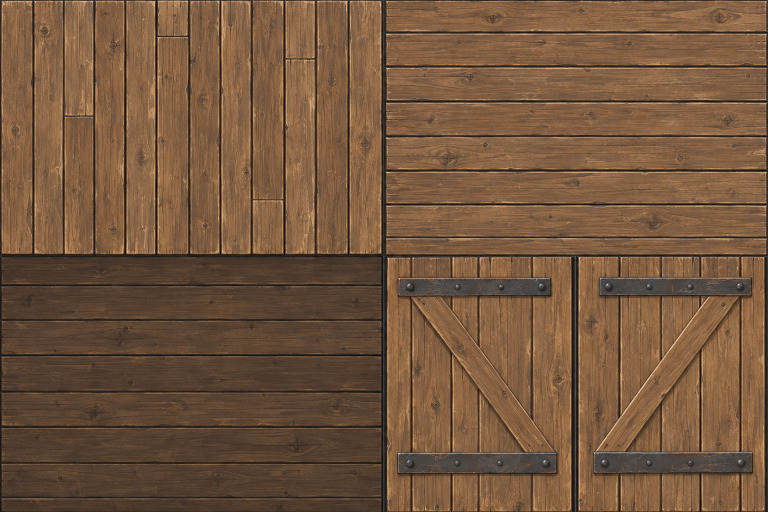
#> input picture wooden_food_shed_v1/source/generated_architecture.png, 1536 x 1024 px (shown at 1/2 size)
$ python build_asset.py
#> lines starting #> are read from the running program, lines starting #| are printed output that depends on the picture
#!/usr/bin/env python3
"""Deterministic shed construction + non-overlapping, area-proportional UV atlas.
Requires numpy, scipy, Pillow. No Blender dependency and no tiled shaders.
AI-authored source artwork is supplied in source/; this script only crops,
rectifies, resamples and composites that artwork onto distinct face islands.
"""
from __future__ import annotations
import io, json, math, struct, hashlib
from pathlib import Path
from collections import defaultdict
import numpy as np
from PIL import Image, ImageEnhance, ImageFilter, ImageDraw
from scipy.spatial import ConvexHull
from scipy.ndimage import gaussian_filter

ROOT=Path(__file__).resolve().parents[1]
S=4096
PAD=6
SURFACES=[]
COUNTS=defaultdict(int)


def norm(v):
    v=np.array(v,dtype=float);return v/max(float(np.linalg.norm(v)),1e-12)

def matrix_yaw(deg):
    a=math.radians(deg);return np.array([[math.cos(a),-math.sin(a),0],[math.sin(a),math.cos(a),0],[0,0,1]])

def face(name, verts, style='beam', grain=None, transform=None, meta=None):
    p=np.asarray(verts,float)
    n=norm(np.cross(p[1]-p[0],p[2]-p[0]))
    if np.linalg.norm(np.cross(p[1]-p[0],p[2]-p[0]))<1e-9:return
    if grain is None:
        if abs(n[2])>.8: grain=[1,0,0]
        elif abs(n[0])>.8: grain=[0,1,0]
        else: grain=[1,0,0]
    u=np.array(grain,float);u=u-n*np.dot(u,n)
    if np.linalg.norm(u)<1e-5:
        u=p[1]-p[0];u=u-n*np.dot(u,n)
    u=norm(u);v=norm(np.cross(n,u))
    # Prefer vertical upward on wall panels; positive local y on horizontal panels.
    if abs(n[2])<.8 and v[2]<-.001: u=-u;v=-v
    elif abs(n[2])>.8 and np.dot(v,[0,1,0])<-.001:u=-u;v=-v
    uv=np.array([[np.dot(q,u),np.dot(q,v)] for q in p]);mn=uv.min(0);mx=uv.max(0)
    wh=mx-mn
    if min(wh)<1e-7:return
    uv=(uv-mn)/wh
    if transform:
        r,t=transform;p=p@r.T+t;n=r@n;u=r@u;v=r@v
    COUNTS[name]+=1
    SURFACES.append(dict(name=name,id=f'{name}__{COUNTS[name]:03d}',p=p,n=n,t=u,b=v,uv=uv,w=float(wh[0]),h=float(wh[1]),style=style,meta=meta or {}))

def hull_faces(points):
    p=np.asarray(points,float);h=ConvexHull(p);groups={}
    for tri,eq in zip(h.simplices,h.equations):
        key=tuple(np.round(eq,6));groups.setdefault(key,set()).update(int(i) for i in tri)
    faces=[]
    for eq,ids in groups.items():
        n=np.array(eq[:3]);ids=list(ids);cen=p[ids].mean(0);u=norm(p[ids[0]]-cen);v=np.cross(n,u)
        ids.sort(key=lambda i:math.atan2(np.dot(p[i]-cen,v),np.dot(p[i]-cen,u)))
        poly=p[ids]
        if np.dot(np.cross(poly[1]-poly[0],poly[2]-poly[0]),n)<0:poly=poly[::-1]
        faces.append(poly)
    return faces

def box(name, center, size, style='beam', bevel=0., yaw=0., styles=None, transform=None):
    c=np.array(center,float);d=np.array(size,float)/2;points=[]
    if bevel>0:
        b=min(bevel,float(d.min())*.35)
        for sx in [-1,1]:
            for sy in [-1,1]:
                for sz in [-1,1]:
                    sig=np.array([sx,sy,sz])
                    for axis in range(3):
                        q=d-b;q[axis]=d[axis];points.append(q*sig)
    else:
        points=[np.array([sx,sy,sz])*d for sx in [-1,1] for sy in [-1,1] for sz in [-1,1]]
    rot=matrix_yaw(yaw)
    R,T=(rot,c) if transform is None else (transform[0]@rot,transform[0]@c+transform[1])
    grain=np.eye(3)[int(np.argmax(size))] if style in ['beam','beam_dark','woodedge'] else None
    for poly in hull_faces(points):
        n=norm(np.cross(poly[1]-poly[0],poly[2]-poly[0]))
        st=style
        if styles:
            a=int(np.argmax(abs(n)));key=['x','y','z'][a]+('+' if n[a]>0 else '-')
            st=styles.get(key,style)
        face(name,poly,st,grain=grain if st in ('beam','beam_dark','woodedge') else None,transform=(R,T))

def beam_between(name,a,b,width,depth=None,style='beam',bevel=0.):
    a=np.array(a,float);b=np.array(b,float);z=norm(b-a)
    helper=np.array([0,0,1.]) if abs(z[2])<.8 else np.array([1.,0,0])
    x=norm(np.cross(helper,z));y=np.cross(z,x);r=np.column_stack([x,y,z])
    box(name,[0,0,0],[width,depth or width,np.linalg.norm(b-a)],style,bevel=bevel,transform=(r,(a+b)/2))

def wall_side(name,x,inner):
    lo=-1.03;hi=1.18;bottom=.29
    # Slightly thick wedge, genuinely sloping at the top.
    points=[]
    for xx in [x-.065,x+.065]:
        for y,z in [(lo,bottom),(hi,bottom),(hi,2.59),(lo,3.035)]: points.append([xx,y,z])
    for poly in hull_faces(points):
        n=norm(np.cross(poly[1]-poly[0],poly[2]-poly[0]));out=(n[0]*x)>0
        face(name,poly,'wall_outer' if abs(n[0])>.9 and out else ('wall_inner' if abs(n[0])>.9 else 'woodedge'))

def cylinder(name,center,rings,segments=10,style='barrel',cap='lid',offset=0.,scale=(1,1),yaw=0):
    c=np.array(center,float);R=matrix_yaw(yaw);ringpts=[]
    for z,r in rings:
        ringpts.append(np.array([[r*math.cos(2*math.pi*i/segments+offset)*scale[0],r*math.sin(2*math.pi*i/segments+offset)*scale[1],z] for i in range(segments)]))
    height=rings[-1][0]-rings[0][0]
    for j in range(len(rings)-1):
        for i in range(segments):
            k=(i+1)%segments
            p=np.array([ringpts[j][i],ringpts[j][k],ringpts[j+1][k],ringpts[j+1][i]])
            tang=norm(p[1]-p[0])
            face(name,p,style,grain=tang,transform=(R,c),meta={'sector':i,'segments':segments,'row':j,'rows':len(rings)-1,'z0':(rings[j][0]-rings[0][0])/height,'z1':(rings[j+1][0]-rings[0][0])/height})
    face(name,ringpts[0][::-1],cap,transform=(R,c))
    face(name,ringpts[-1],cap,transform=(R,c))

def crate(name,center,size,yaw=0):
    box(name,center,size,'crate',bevel=.012,yaw=yaw,styles={'z+':'crate_top','z-':'woodedge'})

def build_geometry():
    # Floor, stone feet and principal frame.
    box('Floor',[0,.07,.28],[3.34,2.40,.16],'floor',bevel=.025)
    for x in [-1.54,1.54]:
        for y in [-1.07,1.13]:
            box('StoneFoot', [x,y,.12],[.38,.37,.24],'stone',bevel=.032,yaw=(-2 if x<0 else 3))
            h=3.08 if y<0 else 2.65
            box('Frame_Post',[x,y,(h+.23)/2],[.23,.23,h-.23],'beam',bevel=.022)
    wall_side('Wall_Left',-1.58,True);wall_side('Wall_Right',1.58,True)
    box('Wall_Back',[0,1.18,1.45],[3.17,.13,2.34],'wall_outer',styles={'y-':'wall_inner'})
    box('Front_Transom',[0,-1.07,2.775],[2.92,.12,.47],'vertical',styles={'y+':'wall_inner'})
    box('Frame_Header',[0,-1.19,2.525],[3.28,.28,.235],'beam',bevel=.023)
    box('Frame_Sill',[0,-1.15,.335],[3.30,.20,.16],'beam_dark',bevel=.012)
    box('Frame_RearBeam',[0,1.17,2.555],[3.43,.23,.20],'beam',bevel=.017)
    for x in [-1.53,1.53]:
        beam_between('Frame_SideRail',[x,-1.10,.46],[x,1.18,.46],.14,.15,style='beam_dark')
        beam_between('Brace_Knee',[x,-1.08,2.53],[x,-1.49,3.06],.12,.13,bevel=.008)
    # Roof: low-polygon broad planks; all grooves and nails are painted, not modeled.
    slope=-.205
    def rz(y):return 3.13+slope*(y+1.08)
    ys=[-1.57,1.43];xs=[-1.99,-1.63,-1.30,-.96,-.63,-.31,.04,.39,.72,1.08,1.42,1.73,1.99]
    jitter=[.0,.014,-.008,.007,-.018,.012,-.004,.014,-.012,.011,-.003,.006]
    for i in range(len(xs)-1):
        xa,xb=xs[i],xs[i+1];ya=ys[0]+jitter[i];yb=ys[1]+jitter[-i-1]*.6
        pts=[[x,y,rz(y)+z] for x in [xa,xb] for y in [ya,yb] for z in [-.078,0]]
        for poly in hull_faces(pts):
            n=norm(np.cross(poly[1]-poly[0],poly[2]-poly[0]))
            face('Roof_Deck',poly,'roof' if n[2]>.7 else ('roof_under' if n[2]<-.7 else 'woodedge'),meta={'roof_panel':i,'panels':len(xs)-1})
    beam_between('Roof_FasciaFront',[-2.04,-1.60,rz(-1.6)-.055],[2.04,-1.60,rz(-1.6)-.055],.135,.18,bevel=.016)
    beam_between('Roof_FasciaBack',[-2.04,1.43,rz(1.43)-.045],[2.04,1.43,rz(1.43)-.045],.12,.16,bevel=.012)
    for x in [-2.01,2.01]:
        beam_between('Roof_FasciaSide',[x,-1.61,rz(-1.61)-.033],[x,1.45,rz(1.45)-.033],.13,.16,bevel=.012)
    for x in [-1.49,-.77,0,.77,1.49]:
        beam_between('Roof_Rafter',[x,-1.50,rz(-1.50)-.155],[x,1.34,rz(1.34)-.155],.12,.17)
    # Low porch landing and two foot blocks. Side boards remain one planar polygon.
    box('Porch_Landing',[0,-1.68,.22],[2.39,1.02,.145],'floor',bevel=.023)
    for x in [-.87,.87]:box('Porch_Feet',[x,-1.86,.084],[.20,.27,.168],'beam_dark',bevel=.015)
    # Separate hinge transforms survive in the source payload. Main GLB is a merged static snapshot.
    for side,angle in [('Left',-105.),('Right',100.)]:
        sign=1 if side=='Left' else -1
        hinge=np.array([-1.355 if sign==1 else 1.355,-1.205,.37])
        T=(matrix_yaw(angle),hinge)
        box('Door_'+side,[sign*.667,0,1.052],[1.334,.11,2.104],'woodedge',bevel=.009,transform=T,styles={'y-':'door_'+side.lower(),'y+':'door_'+('right' if side=='Left' else 'left')})
        # Silhouette handles only. Hinge straps/rivets/Z-bracing are painted on each panel.
        localx=sign*1.19
        beam_between('Handle_'+side,T[0]@np.array([localx,-.10,.92])+hinge,T[0]@np.array([localx,-.10,1.15])+hinge,.035,.038,style='iron')
    # Shelving with visible negative spaces: not a single fake interior billboard.
    for x in [-1.23,.0,1.23]:box('Shelf_Upright',[x,.73,1.38],[.105,.10,2.06],'beam_dark')
    for z in [.48,1.21,1.94]:box('Shelf_Plank',[0,.77,z],[2.73,.62,.09],'beam_dark',bevel=.009)
    # L-shaped storage read, like the reference: two broad left-side shelves.
    for z in [1.21,1.94]:box('Shelf_LeftPlank',[-1.19,-.12,z],[.60,1.72,.085],'beam_dark',bevel=.009)
    box('Shelf_LeftFrontPost',[-1.37,-.91,1.37],[.10,.105,2.05],'beam_dark')
    crate('Prop_LeftShelfCrate',[-1.18,-.52,1.49],[.48,.60,.47])
    for i,y in enumerate([-.60,-.14]):
        cylinder('Prop_LeftPot',[-1.15,y,1.985],[(0,.12),(.035,.155),(.23,.15),(.29,.11)],segments=8,style='pot',cap='pot_lid')
    # Large reads: grain sacks, crates, barrels and grouped pantry pots.
    box('Prop_GrainSack',[-.83,-.23,.785],[.56,.46,.83],'sack_plain',bevel=.09,styles={'y-':'sack_front'})
    cylinder('Prop_SackTie',[-.83,-.23,1.18],[(0,.195),(.09,.175)],segments=8,style='sack_plain',cap='sack_plain',scale=(1.,.8))
    crate('Prop_ProduceCrate',[.89,-.51,.60],[.77,.61,.48],yaw=-4)
    crate('Prop_ShelfCrate',[-.80,.73,1.49],[.72,.45,.48])
    crate('Prop_LowCrate',[.27,.83,.73],[.54,.47,.42],yaw=3)
    crate('Prop_ExteriorCrate',[2.02,-.83,.32],[.56,.51,.60],yaw=-8)
    # External barrel: barrel hoops authored in its unique material panels, not repeated trim strips.
    cylinder('Prop_ExteriorBarrel',[2.07,.05,.03],[(0,.31),(.11,.34),(.49,.395),(.91,.35),(1.04,.31)],segments=12,style='barrel',cap='lid',offset=math.pi/12)
    for j,(x,z,r,h) in enumerate([(.22,1.26,.22,.42),(.87,1.26,.245,.43)]):
        cylinder('Prop_PantryKeg',[x,.78,z],[(0,r*.89),(.07,r),(h*.6,r*1.03),(h,r*.90)],segments=8,style='barrel',cap='lid')
    for i,x in enumerate([-.99,-.49,.06,.57,1.04]):
        r=[.145,.125,.16,.14,.13][i];h=[.29,.25,.30,.25,.28][i]
        cylinder('Prop_ClayPot',[x,.78,1.985],[(0,r*.77),(.04,r),(h*.65,r),(h*.91,r*.74),(h,r*.70)],segments=8,style='pot',cap='pot_lid')
    # Six deliberately large produce pieces, with no stems or tiny leaf meshes.
    for i,(x,y,r) in enumerate([(.63,-.65,.106),(.86,-.68,.11),(1.05,-.52,.12),(.72,-.39,.125),(.96,-.33,.12),(1.12,-.71,.108)]):
        cylinder('Prop_Produce',[x,y,.83],[(0,r*.6),(.07,r),(.15,r*.65)],segments=6,style='produce_red' if i<3 else 'produce_green',cap='produce_red' if i<3 else 'produce_green')
    # One four-sided lantern. Opaque emissive amber panes are appropriate at top-down distance.
    lx,ly,lz=1.47,-1.40,2.075
    box('Lantern_Glass',[lx,ly,lz],[.18,.17,.265],'glass')
    box('Lantern_Base',[lx,ly,lz-.155],[.265,.24,.065],'iron',bevel=.012)
    cylinder('Lantern_Cap',[lx,ly,lz+.13],[(0,.19),(.13,.075)],segments=4,style='iron',cap='iron',offset=math.pi/4,scale=(1.,.92))
    for dx in [-.107,.107]:
        for dy in [-.102,.102]:box('Lantern_Frame',[lx+dx,ly+dy,lz],[.026,.026,.30],'iron')
    beam_between('Lantern_Bracket',[lx,-1.08,2.46],[lx,-1.42,2.46],.035,.04,style='iron')
    beam_between('Lantern_Hanger',[lx,-1.42,2.46],[lx,-1.42,2.35],.028,.028,style='iron')
    # Flattened rear vent accent, completely painted.
    box('Vent_Right',[1.655,.20,2.115],[.014,.44,.31],'iron',styles={'x+':'vent'})


def maxrect_pack(density):
    """Non-overlapping best-area guillotine rectangles; no rotations or UV stacking."""
    rects=[]
    for i,s in enumerate(SURFACES):
        w=max(2,int(math.ceil(s['w']*density))+1);h=max(2,int(math.ceil(s['h']*density))+1)
        rects.append((i,w+PAD*2,h+PAD*2,w,h))
    rects.sort(key=lambda v:(-max(v[1],v[2]),-v[1]*v[2]))
    free=[(0,0,S,S)];packed={}
    for i,w,h,cw,ch in rects:
        choices=[(W*H-w*h,min(W-w,H-h),y,x,j) for j,(x,y,W,H) in enumerate(free) if W>=w and H>=h]
        if not choices:return None
        *_,j=min(choices);x,y,W,H=free.pop(j)
        # Split through the longer leftover direction. These regions are disjoint.
        if W-w>H-h:
            new=[(x+w,y,W-w,H),(x,y+h,w,H-h)]
        else:
            new=[(x+w,y,W-w,h),(x,y+h,W,H-h)]
        free.extend(q for q in new if q[2]>0 and q[3]>0)
        packed[i]=(x+PAD,y+PAD,cw,ch)
    return packed


def load_art():
    a=Image.open(ROOT/'source/generated_architecture.png').convert('RGB')
    source={
        'roof':a.crop((3,3,765,508)),
        'wall_outer':a.crop((776,3,1532,507)),
        'wall_inner':a.crop((5,516,763,1018)),
        'door_left':a.crop((778,517,1140,1018)),
        'door_right':a.crop((1159,517,1531,1018)),
        'iron':a.crop((841,565,967,587)),
        'beam':a.crop((795,73,1460,125)),
    }
    for key in ['sack','crate','stone','barrel','glass','pot']:
        p=ROOT/f'source/prop_{key}.png'
        if p.exists():source[key]=Image.open(p).convert('RGB')
    return source


def crop_fraction(im,x0,y0,x1,y1):
    w,h=im.size;return im.crop((int(x0*w),int(y0*h),max(int(x1*w),int(x0*w)+1),max(int(y1*h),int(y0*h)+1)))


def source_patch(s,art,w,h,index):
    style=s['style'];seed=int(hashlib.sha256(s['id'].encode()).hexdigest()[:8],16);rng=np.random.default_rng(seed)
    variation=.96+rng.random()*.075
    if style in ('door_left','door_right'):
        im=art[style];variation=1.
    elif style in ('roof','roof_under'):
        im=art['roof'];i=s['meta'].get('roof_panel',0);n=s['meta'].get('panels',12)
        im=crop_fraction(im,i/n,0,(i+1)/n,1)
        variation=1.02 if style=='roof' else .69
    elif style in ('wall_outer','wall_inner'):
        im=art[style];ox=(seed%79)/1000;oy=((seed//79)%43)/1000
        im=crop_fraction(im,ox,oy,.93+ox,.95+oy)
    elif style=='vertical':im=art['roof']
    elif style=='floor':
        im=art['roof'].transpose(Image.Transpose.ROTATE_90);variation=1.06
    elif style in ('beam','beam_dark','woodedge'):
        # Independently chosen continuous grain strip, stretched only along the grain.
        src=art['wall_outer'];yy=(index*61)%450
        im=src.crop((40+(index*17)%180,yy+4,690+(index*7)%40,min(506,yy+44)))
        variation=.78 if style=='beam_dark' else 1.02
        if w<h*.4:im=im.transpose(Image.Transpose.ROTATE_90)
    elif style in ('crate','crate_top'):
        im=art['crate'] if style=='crate' else art['roof']
    elif style=='barrel':
        im=art['barrel'];m=s['meta'];f=(m.get('sector',0)+.5)/m.get('segments',1)
        # A contiguous uniquely cropped strip per facet; metal hoops are part of this image.
        cx=.12+.74*f;dw=.08
        im=crop_fraction(im,max(0,cx-dw/2),1-m.get('z1',1),min(1,cx+dw/2),1-m.get('z0',0))
    elif style=='lid':
        im=art['roof'].crop((35,70,600,492));variation=.85
    elif style in ('sack','sack_plain','sack_front'):
        im=art['sack'];m=s['meta'];normal=s['n']
        if style=='sack_front':
            im=art['sack']
        elif style=='sack' and normal[1]<-.45:
            # Wheat marking belongs to front-facing sectors only, never wrapped around the sack.
            left=normal[0]<0
            im=crop_fraction(im,.04 if left else .49,1-m.get('z1',1),.51 if left else .96,1-m.get('z0',0))
        else:im=crop_fraction(im,0,.17,.23,.80)
        variation=1.04
    elif style=='stone':im=art['stone'];variation=1.02
    elif style in ('pot','pot_lid'):
        im=art['pot'];variation=.90+(index%5)*.045
    elif style in ('produce_red','produce_green'):
        im=art['pot'];arr=np.array(im).astype(float)/255
        gray=arr.mean(2,keepdims=True)
        tint=np.array([.68,.19,.055] if style=='produce_red' else [.39,.47,.10])
        arr=np.clip((gray*.72+.35)*tint,0,1);im=Image.fromarray((arr*255).astype('uint8'));variation=1.
    elif style=='glass':im=art['glass'];variation=1.1
    elif style=='vent':
        # Composite six broad iron louvers: not a repeating material sampler.
        im=art['iron'].resize((280,180));dr=ImageDraw.Draw(im)
        for yy in [25,49,73,97,121,145]:dr.rectangle((22,yy,258,yy+12),fill=(30,29,26));dr.line((22,yy,258,yy),fill=(108,101,83),width=2)
    else:im=art['iron']
    im=im.resize((w,h),Image.Resampling.LANCZOS)
    if abs(variation-1)>.001:im=ImageEnhance.Brightness(im).enhance(variation)
    return np.array(im).astype(np.float32)/255


def make_maps(packed):
    art=load_art();base=np.full((S,S,3),[.24,.15,.08],dtype=np.float32)
    normal=np.zeros((S,S,3),np.uint8);normal[:]=[128,128,255]
    orm=np.zeros((S,S,3),np.uint8);orm[:]=[255,220,0]
    emission=np.zeros((S,S,3),np.uint8)
    outline=Image.new('RGB',(S,S),(18,23,28));draw=ImageDraw.Draw(outline)
    for idx,s in enumerate(SURFACES):
        x,y,w,h=packed[idx];rgb=source_patch(s,art,w,h,idx)
        lum=rgb@np.array([.2126,.7152,.0722],np.float32)
        smooth=gaussian_filter(lum, max(.5,min(w,h)*.005))
        # Conservative relief reconstructed from image contrast; NOT a sculpt bake.
        gy,gx=np.gradient(smooth) if min(w,h)>1 else (smooth*0,smooth*0)
        strength=3.8 if s['style'] not in ('glass','sack','sack_plain') else 1.4
        nx=-gx*strength;ny=gy*strength;nz=np.ones_like(nx)
        den=np.sqrt(nx*nx+ny*ny+1);n=np.stack([nx/den,ny/den,nz/den],-1)
        nn=np.clip((n*.5+.5)*255,0,255).astype(np.uint8)
        metal=np.zeros((h,w),np.float32);rough=np.clip(.83-(lum-.34)*.14,.66,.94)
        if s['style'] in ('iron','vent'):
            metal[:]=.70;rough[:]=.62
        if s['style'].startswith('door_') or s['style']=='barrel':
            sat=rgb.max(2)-rgb.min(2)
            metal=np.clip((.15-sat)/.10,0,1)*.67
            rough=rough*(1-metal)+.61*metal
        if s['style'] in ('pot','pot_lid'):rough[:]=.68
        if s['style']=='glass':rough[:]=.30
        # Local artwork crevices only. Macro contact occlusion comes from renderer / game lighting.
        ao=np.clip(.89+lum*.22,.86,1)
        oo=np.stack([ao,rough,metal],-1);oo=np.clip(oo*255,0,255).astype('uint8')
        ee=np.zeros((h,w,3),np.uint8)
        if s['style']=='glass':ee=np.clip(rgb*np.array([1.0,.85,.55])*255,0,255).astype('uint8')
        for atlas,patch in [(base,rgb),(normal,nn),(orm,oo),(emission,ee)]:
            atlas[y-PAD:y+h+PAD,x-PAD:x+w+PAD]=np.pad(patch,((PAD,PAD),(PAD,PAD),(0,0)),mode='edge')
        shade=(55+(idx*53)%150,65+(idx*89)%140,60+(idx*23)%160)
        draw.rectangle((x,y,x+w-1,y+h-1),fill=shade)
        points=[(x+q[0]*(w-1),y+(1-q[1])*(h-1)) for q in s['uv']]
        draw.line(points+[points[0]],fill=(235,239,232),width=2)
    Image.fromarray(np.clip(base*255,0,255).astype('uint8')).quantize(colors=256,method=Image.Quantize.MEDIANCUT,dither=Image.Dither.NONE).convert('RGB').save(ROOT/'textures/T_Shed_BaseColor.png',compress_level=9)
    normal=np.clip(np.round(normal.astype(np.float32)/4)*4,0,255).astype(np.uint8)
    normal[:,:,2]=np.maximum(normal[:,:,2],248)
    orm=np.clip(np.round(orm.astype(np.float32)/4)*4,0,255).astype(np.uint8)
    Image.fromarray(normal).save(ROOT/'textures/T_Shed_Normal_GL.png',compress_level=6)
    ndx=normal.copy();ndx[:,:,1]=255-ndx[:,:,1];Image.fromarray(ndx).save(ROOT/'textures/T_Shed_Normal_DX.png',compress_level=6)
    Image.fromarray(orm).save(ROOT/'textures/T_Shed_ORM.png',compress_level=6)
    Image.fromarray(emission).save(ROOT/'textures/T_Shed_Emissive.png',compress_level=6)
    outline.save(ROOT/'previews/UV_Layout_4096.png')
    return None


# [53 lines left out: functions assemble, write_glb, not called in this run]


def main():
    build_geometry();tri=sum(len(s['p'])-2 for s in SURFACES)
    print('surfaces',len(SURFACES),'triangles',tri,flush=True)
    if tri>=4000:raise RuntimeError(f'Triangle budget exceeded: {tri}')
    lo,hi=80.,450.;best=None
    for j in range(11):
        d=(lo+hi)/2;pack=maxrect_pack(d)
        if pack is None:hi=d
        else:lo=d;best=pack
    density=round(lo*.975,4);packed=maxrect_pack(density)
    if packed is None:raise RuntimeError('UV packing failed')
    print('density',density,'packing ready',flush=True)
    make_maps(packed);payload=assemble(packed,density)
#> in load_art, a is the input picture: PIL image 1536x1024 RGB; mean R, G, B 116.7, 86.7, 61.9
#> in make_maps, `art = load_art()`: art = 10 items
#> in make_maps, `outline = Image.new('RGB', (S, S), (18, 23, 28))`:
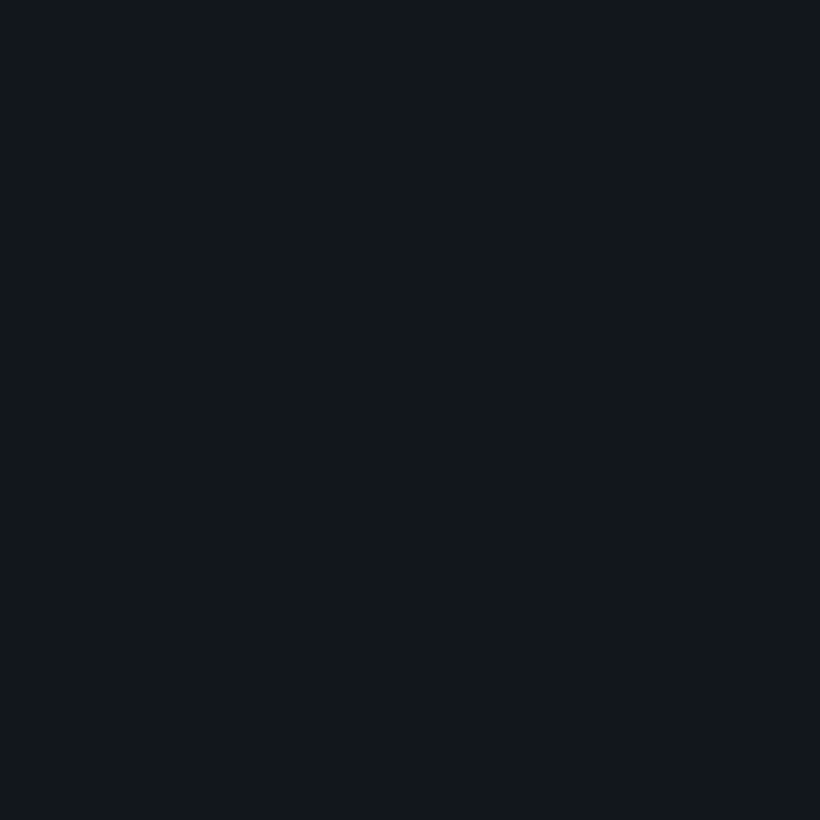
#> outline: PIL image 4096x4096 RGB (shown at 1/5 size); mean R, G, B 18, 23, 28
#> the loop in make_maps, `for idx,s in enumerate(SURFACES):` made 27 passes
#> points on passes 1 to 8: [(3783, 2747), (3776, 2751), (3783, 2755)], [(3867, 2747), (3860, 2751), (3867, 2755)], [(3220, 4027), (3227, 4023), (3220, 4019)], [(3227, 4040), (3220, 4044), (3227, 4048)], [(3220, 4061), (3220, 4069), (3227, 4065)], [(3149, 3673), (3142, 3677), (3149, 3681)], [(3142, 3702), (3149, 3698), (3142, 3694)], [(3142, 3715), (3142, 3723), (3149, 3719)]
#> pass 1, in source_patch, `im = art['roof'].transpose(Image.Transpose.ROTATE_90)`:
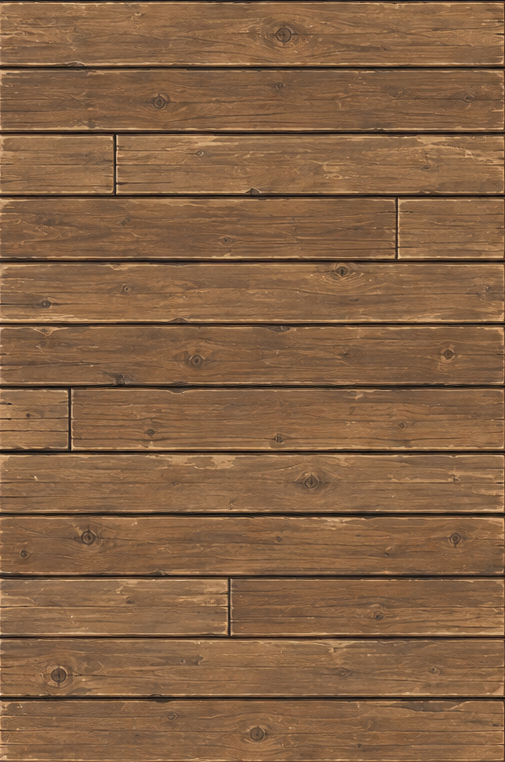
#> im: PIL image 505x762 RGB; mean R, G, B 133.1, 98.1, 68.5
#> after the loop in make_maps, `for idx,s in enumerate(SURFACES):`:
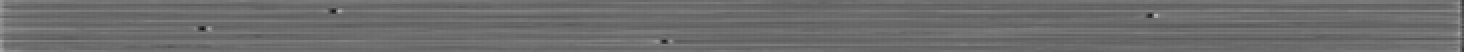
#> lum: shape (26, 732) float32 (shown 2 times larger); min 0.0691, max 0.701, mean 0.428
    doc=write_glb(payload,'wooden_food_shed.glb');write_glb(payload,'wooden_food_shed_closed.glb',True)
    stats={'triangles':tri,'objects_in_blender_source':len(payload['objects']),'glb_meshes':1,'glb_materials':1,'export_vertices':doc['accessors'][0]['count'],'unique_surface_islands':len(SURFACES),'atlas_size':[S,S],'island_padding_px':PAD,'density_px_per_meter':density,'texture_rectangle_occupancy':sum(v[2]*v[3] for v in packed.values())/(S*S),'bounds_gltf_m':{'min':doc['accessors'][0]['min'],'max':doc['accessors'][0]['max']},'runtime_verified':{'GLB':'pending independent round-trip checks','Blender':False,'Unreal_5_7':False},'notes':['Base color authored with image generation; UVs never tile, stack or mirror.','Normal/ORM maps are conservative image-derived approximations, not sculpt-baked or measured PBR.','All source faces retain their own padded atlas allocation; sub-pixel rounding affects the smallest bevels.']}
    (ROOT/'validation/asset_stats.json').write_text(json.dumps(stats,indent=2),encoding='utf-8')
    print(json.dumps(stats,indent=2),flush=True)

#> (the run stopped early here; a loop or call above may not have finished)
